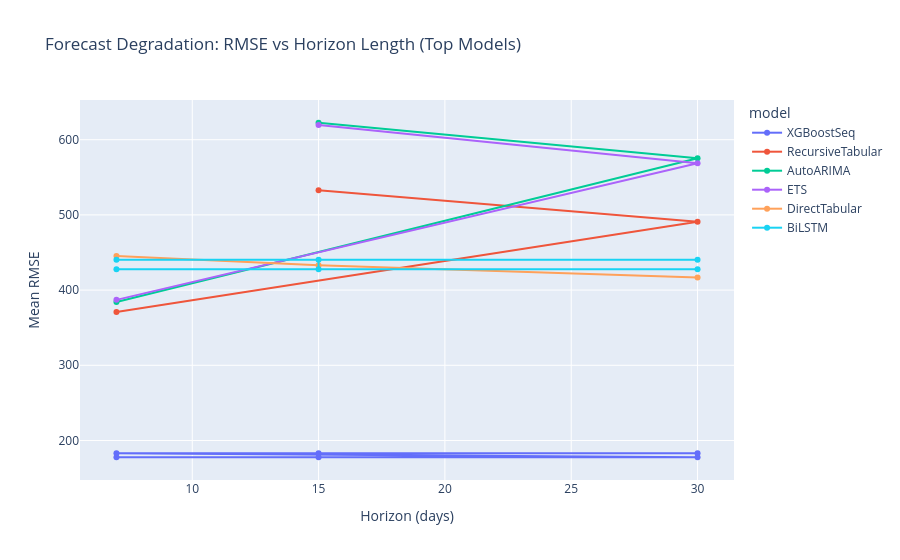

Notebook code for this chart:
### Code cell
# Horizon degradation analysis: how does RMSE change with horizon length?
# Average RMSE across all stocks for each horizon

horizon_perf = (
    full_lb.groupby(["horizon", "model", "library"])["rmse"]
    .mean()
    .reset_index()
    .sort_values("rmse")
)

# Top 5 models per horizon
top_models = []
for h in [7, 15, 30]:
    top_models.extend(
        horizon_perf[horizon_perf["horizon"] == h].head(5)["model"].tolist()
    )
top_models = list(set(top_models))

fig = px.line(
    horizon_perf[horizon_perf["model"].isin(top_models)],
    x="horizon",
    y="rmse",
    color="model",
    markers=True,
    title="Forecast Degradation: RMSE vs Horizon Length (Top Models)",
    labels={"rmse": "Mean RMSE", "horizon": "Horizon (days)"},
)
fig.show()

# Save plot as interactive HTML
plot_path = output_dir / f"horizon_degradation_plot_{timestamp}.html"
fig.write_html(plot_path)
print(f"✅ Saved horizon degradation plot to: {plot_path}")

### Figure 1 — Plotly figure (JSON) as saved in the notebook; plotly's stock layout.template omitted (floating-point values rounded to 4 significant figures)
{"data": [{"hovertemplate": "model=XGBoostSeq<br>Horizon (days)=%{x}<br>Mean RMSE=%{y}<extra></extra>", "legendgroup": "XGBoostSeq", "line": {"color": "#636efa", "dash": "solid"}, "marker": {"symbol": "circle"}, "mode": "lines+markers", "name": "XGBoostSeq", "orientation": "v", "showlegend": true, "type": "scatter", "x": [15, 7, 30, 7, 15, 30], "xaxis": "x", "y": [177.7, 177.7, 177.7, 183.1, 183.1, 183.1], "yaxis": "y"}, {"hovertemplate": "model=RecursiveTabular<br>Horizon (days)=%{x}<br>Mean RMSE=%{y}<extra></extra>", "legendgroup": "RecursiveTabular", "line": {"color": "#EF553B", "dash": "solid"}, "marker": {"symbol": "circle"}, "mode": "lines+markers", "name": "RecursiveTabular", "orientation": "v", "showlegend": true, "type": "scatter", "x": [7, 30, 15], "xaxis": "x", "y": [370.7, 491.0, 532.8], "yaxis": "y"}, {"hovertemplate": "model=AutoARIMA<br>Horizon (days)=%{x}<br>Mean RMSE=%{y}<extra></extra>", "legendgroup": "AutoARIMA", "line": {"color": "#00cc96", "dash": "solid"}, "marker": {"symbol": "circle"}, "mode": "lines+markers", "name": "AutoARIMA", "orientation": "v", "showlegend": true, "type": "scatter", "x": [7, 30, 15], "xaxis": "x", "y": [384.1, 575.3, 622.5], "yaxis": "y"}, {"hovertemplate": "model=ETS<br>Horizon (days)=%{x}<br>Mean RMSE=%{y}<extra></extra>", "legendgroup": "ETS", "line": {"color": "#ab63fa", "dash": "solid"}, "marker": {"symbol": "circle"}, "mode": "lines+markers", "name": "ETS", "orientation": "v", "showlegend": true, "type": "scatter", "x": [7, 30, 15], "xaxis": "x", "y": [387.0, 568.6, 619.5], "yaxis": "y"}, {"hovertemplate": "model=DirectTabular<br>Horizon (days)=%{x}<br>Mean RMSE=%{y}<extra></extra>", "legendgroup": "DirectTabular", "line": {"color": "#FFA15A", "dash": "solid"}, "marker": {"symbol": "circle"}, "mode": "lines+markers", "name": "DirectTabular", "orientation": "v", "showlegend": true, "type": "scatter", "x": [30, 15, 7], "xaxis": "x", "y": [416.7, 432.9, 445.4], "yaxis": "y"}, {"hovertemplate": "model=BiLSTM<br>Horizon (days)=%{x}<br>Mean RMSE=%{y}<extra></extra>", "legendgroup": "BiLSTM", "line": {"color": "#19d3f3", "dash": "solid"}, "marker": {"symbol": "circle"}, "mode": "lines+markers", "name": "BiLSTM", "orientation": "v", "showlegend": true, "type": "scatter", "x": [30, 7, 15, 15, 30, 7], "xaxis": "x", "y": [427.7, 427.7, 427.7, 440.2, 440.2, 440.2], "yaxis": "y"}], "layout": {"legend": {"title": {"text": "model"}, "tracegroupgap": 0}, "title": {"text": "Forecast Degradation: RMSE vs Horizon Length (Top Models)"}, "xaxis": {"anchor": "y", "domain": [0, 1], "title": {"text": "Horizon (days)"}}, "yaxis": {"anchor": "x", "domain": [0, 1], "title": {"text": "Mean RMSE"}}}}
